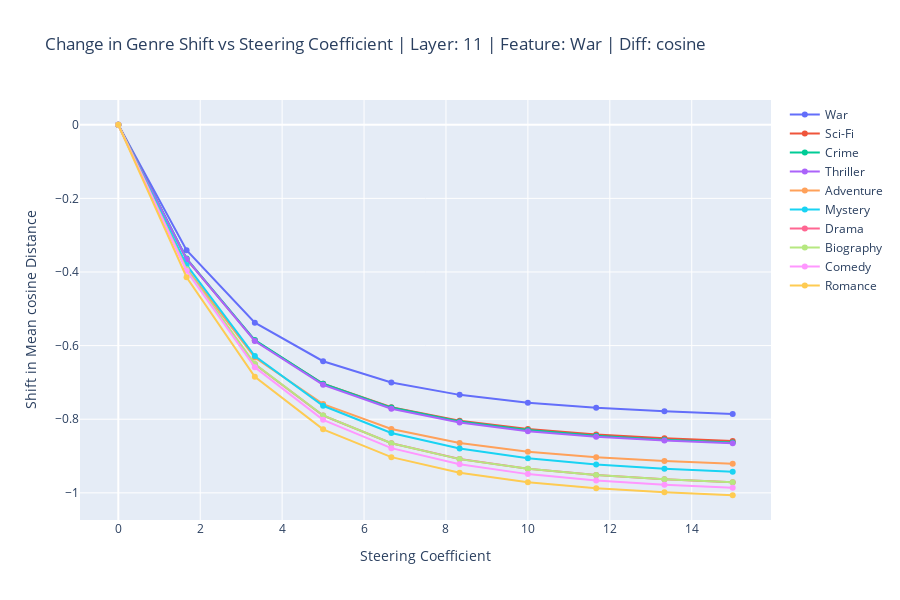

Write notebook code for a chart like this one.
### Markdown cell above
To further analyze the steering effect, we can plot the change in top shifts across steering coefficients using the `plot_change_in_top_shift` function.
The plot shows how the categories change in distance to the steering vector as we vary the steering coefficient.

`plot_change_in_top_shift` will plot the shift for each category at different steering coefficients. The plot shows how the categories change in shift to the steering vector as we vary the steering coefficient. Note that this is not the derivative, but simply a measure of how far the distance is between the categories and the steering vector at a specific coefficient.
- `steering_coefficient_start` is the first steering coefficient (i.e. the beginning of the x-axis)
- `steering_coefficient_end` is the last steering coefficient (i.e. the end of the x-axis)
- `number_of_steps` are the number of points for which to do the analysis (i.e. the number of steering coefficients to analyze from start to end)

### Code cell
category_shifts, steering_coefficients = plot_change_in_top_shift(
    model, 
    encoded_input, 
    all_texts_data, 
    original_embeddings, 
    layer_to_steer, 
    steering_vector, 
    type, 
    feature, 
    steering_coefficient_start=0.0, # Start steering coefficient (x-axis)
    steering_coefficient_end=15, # End steering coefficient (x-axis)
    number_of_steps=10 # Number of steps to take between start and end steering coefficient (iterations)
    )

### Figure 1 — Plotly figure (JSON) as saved in the notebook; plotly's stock layout.template omitted (floating-point values rounded to 4 significant figures)
{"data": [{"line": {"width": 2}, "marker": {"size": 6}, "mode": "lines+markers", "name": "War", "type": "scatter", "x": [0.0, 1.667, 3.333, 5.0, 6.667, 8.333, 10.0, 11.67, 13.33, 15.0], "y": [0, -0.3406, -0.5378, -0.6424, -0.7, -0.7338, -0.755, -0.769, -0.7786, -0.7856]}, {"line": {"width": 2}, "marker": {"size": 6}, "mode": "lines+markers", "name": "Sci-Fi", "type": "scatter", "x": [0.0, 1.667, 3.333, 5.0, 6.667, 8.333, 10.0, 11.67, 13.33, 15.0], "y": [0, -0.3654, -0.5863, -0.7036, -0.7672, -0.804, -0.8267, -0.8416, -0.8518, -0.8591]}, {"line": {"width": 2}, "marker": {"size": 6}, "mode": "lines+markers", "name": "Crime", "type": "scatter", "x": [0.0, 1.667, 3.333, 5.0, 6.667, 8.333, 10.0, 11.67, 13.33, 15.0], "y": [0, -0.3635, -0.5849, -0.7035, -0.7683, -0.8061, -0.8295, -0.8449, -0.8554, -0.863]}, {"line": {"width": 2}, "marker": {"size": 6}, "mode": "lines+markers", "name": "Thriller", "type": "scatter", "x": [0.0, 1.667, 3.333, 5.0, 6.667, 8.333, 10.0, 11.67, 13.33, 15.0], "y": [0, -0.3644, -0.5874, -0.7066, -0.7715, -0.8091, -0.8324, -0.8476, -0.8581, -0.8655]}, {"line": {"width": 2}, "marker": {"size": 6}, "mode": "lines+markers", "name": "Adventure", "type": "scatter", "x": [0.0, 1.667, 3.333, 5.0, 6.667, 8.333, 10.0, 11.67, 13.33, 15.0], "y": [0, -0.3905, -0.6323, -0.7589, -0.8263, -0.8647, -0.888, -0.9032, -0.9135, -0.9208]}, {"line": {"width": 2}, "marker": {"size": 6}, "mode": "lines+markers", "name": "Mystery", "type": "scatter", "x": [0.0, 1.667, 3.333, 5.0, 6.667, 8.333, 10.0, 11.67, 13.33, 15.0], "y": [0, -0.3809, -0.6282, -0.7634, -0.8372, -0.8797, -0.9058, -0.9228, -0.9344, -0.9426]}, {"line": {"width": 2}, "marker": {"size": 6}, "mode": "lines+markers", "name": "Drama", "type": "scatter", "x": [0.0, 1.667, 3.333, 5.0, 6.667, 8.333, 10.0, 11.67, 13.33, 15.0], "y": [0, -0.3938, -0.6508, -0.79, -0.8651, -0.9081, -0.9343, -0.9513, -0.9629, -0.971]}, {"line": {"width": 2}, "marker": {"size": 6}, "mode": "lines+markers", "name": "Biography", "type": "scatter", "x": [0.0, 1.667, 3.333, 5.0, 6.667, 8.333, 10.0, 11.67, 13.33, 15.0], "y": [0, -0.3925, -0.6501, -0.7898, -0.8653, -0.9083, -0.9346, -0.9516, -0.9631, -0.9713]}, {"line": {"width": 2}, "marker": {"size": 6}, "mode": "lines+markers", "name": "Comedy", "type": "scatter", "x": [0.0, 1.667, 3.333, 5.0, 6.667, 8.333, 10.0, 11.67, 13.33, 15.0], "y": [0, -0.3963, -0.6588, -0.8015, -0.8785, -0.9224, -0.9491, -0.9663, -0.978, -0.9863]}, {"line": {"width": 2}, "marker": {"size": 6}, "mode": "lines+markers", "name": "Romance", "type": "scatter", "x": [0.0, 1.667, 3.333, 5.0, 6.667, 8.333, 10.0, 11.67, 13.33, 15.0], "y": [0, -0.4142, -0.6845, -0.8275, -0.903, -0.9455, -0.9711, -0.9876, -0.9987, -1.007]}], "layout": {"height": 600, "showlegend": true, "title": {"text": "Change in Genre Shift vs Steering Coefficient | Layer: 11 | Feature: War | Diff: cosine"}, "width": 900, "xaxis": {"title": {"text": "Steering Coefficient"}}, "yaxis": {"title": {"text": "Shift in Mean cosine Distance"}}}}
